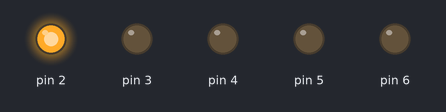
The sketch below on a simulated Arduino Uno, built with avr-gcc and run on an emulated ATmega328P. Parts: output pins drawn as LEDs (lit = HIGH).

Above: at 0.05 s.
At 0.25 s:
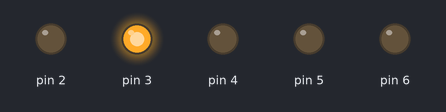
At 0.65 s:
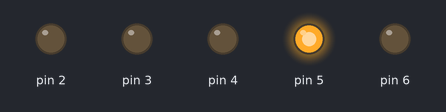
At 0.75 s:
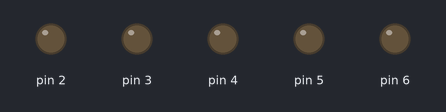
At 1.45 s:
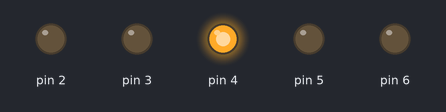
At 2.85 s:
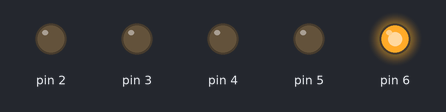
Timing chart, 0 to 3.1 s (numbered marks = the images above):
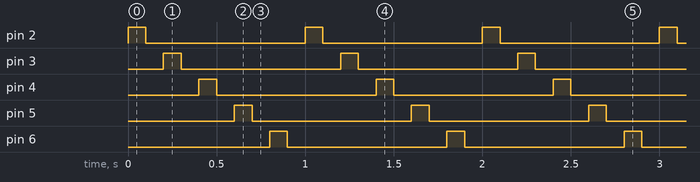

The sketch:

sketch_sep9b.ino
```cpp
//for loop 사용
int d = 100;

void setup () {
    pinMode (2, OUTPUT);
    pinMode (3, OUTPUT);
    pinMode (4, OUTPUT);
    pinMode (5, OUTPUT);
    pinMode (6, OUTPUT);
}

void loop () {
    for (int a = 2; a < 7; a ++) {
        digitalWrite (a, HIGH);
        delay(d);
        digitalWrite (a, LOW);
        delay(d);
    }
}
```

Measured:
- by itself, pin 2–6: alternates HIGH for 0.10 s and LOW for 0.90 s
- by itself, everything shown: repeats every 1.0 s, in 10 steps
